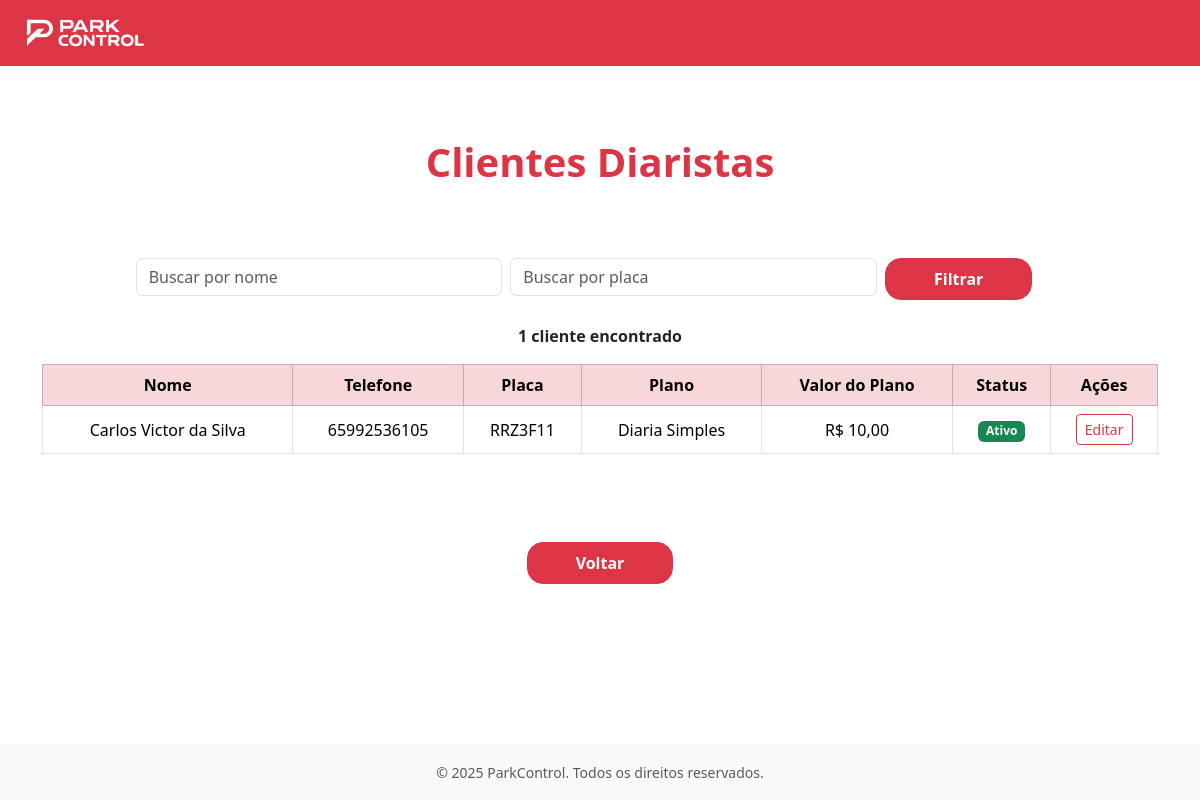
/diaristas/, run on an earlier commit of the app's database.
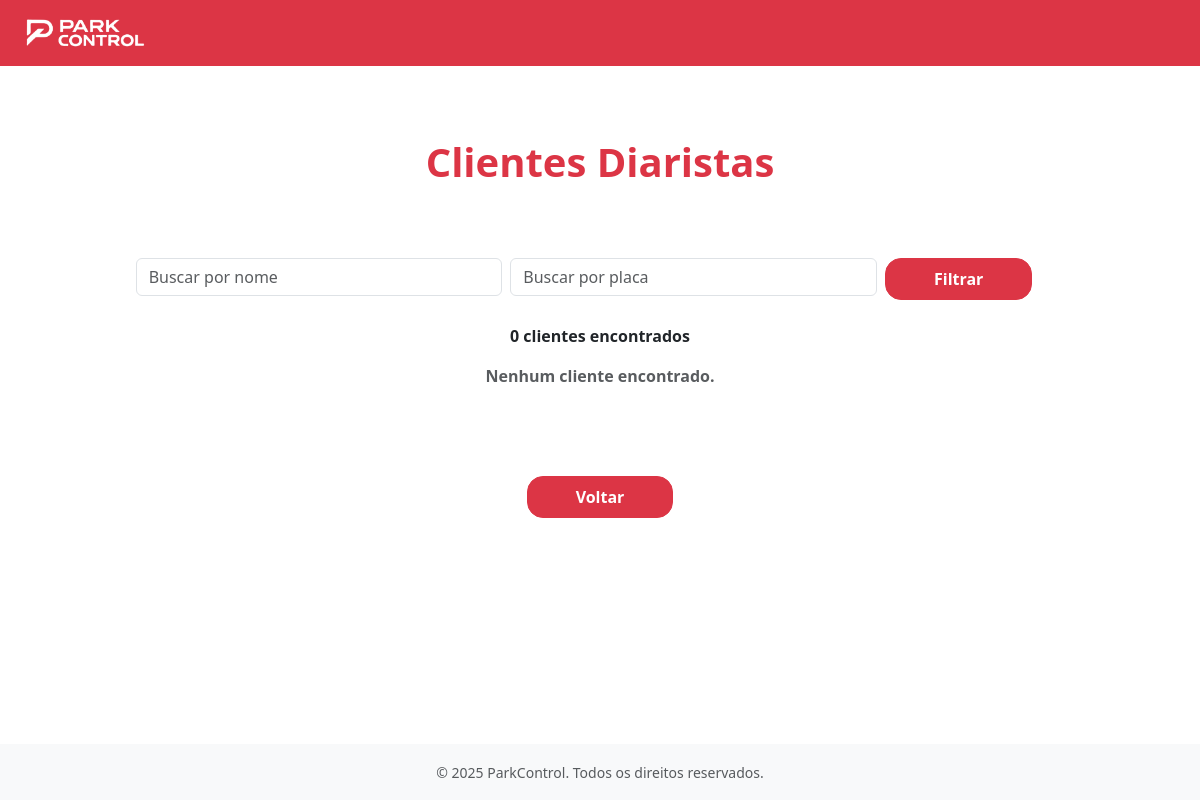
And on a later commit of the database.
### apps/clientes/models.py (models this page shows, shortened)
class Diarista(models.Model):
    nome = models.CharField(max_length=100)
    telefone = models.CharField(
        max_length=15,
        validators=[
            RegexValidator(
                r'^\(?\d{2}\)?[-.\s]?\d{4,5}[-.\s]?\d{4}$',
                'Telefone no formato inválido (ex: (65) 99999-9999)'
            )
        ]
    )
    plano = models.ForeignKey(
        Planos,
        on_delete=models.SET_NULL,
        null=True,
        blank=True,
        limit_choices_to={'tipo_plano': 'Diarista'},
        related_name="diaristas"
    )
    placa = models.CharField(
        max_length=10,
        unique=True,
        validators=[
            RegexValidator(
                r'^[A-Z]{3}[0-9][A-Z][0-9]{2}$',
                'Placa no formato inválido (ex: ABC1D23 - padrão Mercosul)'
            )
        ]
    )
    ativo = models.BooleanField(default=True)
    historico = HistoricalRecords()

### apps/planos/models.py (models this page shows, shortened)
class Planos(models.Model):
    TIPO_PLANO_CHOICES = [
        ('Mensalista', 'Mensalista'),
        ('Diarista', 'Diarista'),
    ]
    TIPO_MENSAL_CHOICES = [
        ('Mensal', 'Mensal'),
        ('Anual','Anual')
    ]
    STATUS_CHOICES = [
        ('Ativo', 'Ativo'),
        ('Inativo', 'Inativo'),
    ]
    nome = models.CharField( max_length=50, blank=False, null=False)
    validade = models.PositiveIntegerField(blank=False, null=False)
    descricao = models.TextField(blank=True)
    data_criacao = models.DateTimeField(auto_now_add=True)
    ultima_alteracao = models.DateTimeField(auto_now=True)
    tipo_plano = models.CharField(max_length=20, choices=TIPO_PLANO_CHOICES, blank=False, null=False)
    status = models.CharField(max_length=20, choices=STATUS_CHOICES, blank=True, null=True,default='Ativo')
    valor_diaria = models.DecimalField(max_digits=10, decimal_places=2, blank=True, null=True)
    valor = models.DecimalField(max_digits=10, decimal_places=2, blank=True, null=True)
    tipo_mensal  = models.CharField(max_length=20, choices=TIPO_MENSAL_CHOICES, blank=True, null=True)
    historico = HistoricalRecords()  # Adiciona histórico de alterações

### apps/clientes/views.py (the view)
# urls.py: path('diaristas/', views.cliente_diarista_view, name='cliente_diarista'),
def cliente_diarista_view(request):
    diaristas = Diarista.objects.all()
    query_nome = request.GET.get('nome', '')
    query_placa = request.GET.get('placa', '')
    if query_nome:
        diaristas = diaristas.filter(nome__icontains=query_nome)
    if query_placa:
        diaristas = diaristas.filter(placa__icontains=query_placa)
    logger.info(f"Visualização lista diaristas - filtros: nome='{query_nome}', placa='{query_placa}'")
    return render(request, 'clientes/cliente_diarista.html', {'diaristas': diaristas, 'query_nome': query_nome, 'query_placa': query_placa})

### apps/clientes/templates/clientes/cliente_diarista.html (shortened to what this page needs)
{% extends "base.html" %}
{% load static %}
{% block content %}
<main class="flex-grow-1 d-flex flex-column justify-content-center align-items-center py-5">
    <h1 class="text-danger fw-bold mb-5">Clientes Diaristas</h1>
    <div class="container mt-4">
        <form method="GET" class="row g-2 mb-4 justify-content-center">
            <div class="col-md-4">
                <input type="text" name="nome" class="form-control" placeholder="Buscar por nome" value="{{ request.GET.nome }}">
            </div>
            <div class="col-md-4">
                <input type="text" name="placa" class="form-control" placeholder="Buscar por placa" value="{{ request.GET.placa }}">
            </div>
            <div class="col-md-2">
                <button type="submit" class="btn btn-danger px-5 py-2 rounded-4 fw-bold">Filtrar</button>
            </div>
        </form>
        <p class="text-center fw-bold">
            {{ diaristas|length }} cliente{{ diaristas|length|pluralize }} encontrado{{ diaristas|length|pluralize }}
        </p>
        <div class="table-responsive">
            {% if diaristas %}
            <table class="table table-bordered text-center align-middle">
                <thead class="table-danger">
                    <tr>
                        <th>Nome</th>
                        <th>Telefone</th>
                        <th>Placa</th>
                        <th>Plano</th>
                        <th>Valor do Plano</th>
                        <th>Status</th>
                        <th>Ações</th>
                    </tr>
                </thead>
                <tbody>
                    {% for cliente in diaristas %}
                    <tr>
                        <td>{{ cliente.nome }}</td>
                        <td>{{ cliente.telefone }}</td>
                        <td>{{ cliente.placa }}</td>
                        <td>{{ cliente.plano.nome }}</td>
                        <td>R$ {{ cliente.plano.valor|floatformat:2 }}</td>
                        <td>
                            {% if cliente.ativo %}
                                <span class="badge bg-success">Ativo</span>
                            {% else %}
                                <span class="badge bg-secondary">Inativo</span>
                            {% endif %}
                        </td>
                        <td>
                            <a href="{% url 'clientes:editar_diarista' pk=cliente.pk %}" class="btn btn-outline-danger btn-sm">Editar</a>
                        </td>
                    </tr>
                    {% empty %}
                    <tr>
                        <td colspan="5">Nenhum cliente encontrado.</td>
                    </tr>
                    {% endfor %}
                </tbody>
            </table>
            {% else %}
            <p class="text-center fw-bold text-muted">Nenhum cliente encontrado.</p>
            {% endif %}
        </div>
    </div>
</main>
<footer class="text-center mt-4">
    {% if user.is_authenticated and user.perfil_acesso == 'Administrador' %}
        <a href="{% url 'usuarios:gerencia_cliente' %}" class="btn btn-danger px-5 py-2 rounded-4 fw-bold">
            Voltar
        </a>
    {% else %}
        <a href="{% url 'frentistas:gerenciar_clientes' %}" class="btn btn-danger px-5 py-2 rounded-4 fw-bold">
            Voltar
        </a>
    {% endif %}
</footer>
{% endblock %}

What changed in the data, as far as the page shows it:
removed Diarista: nome "Carlos Victor da Silva", telefone "65992536105", placa "RRZ3F11", plano.nome "Diaria Simples", plano.valor "10,00", ativo "Ativo"
Also different on the page:
{{ diaristas|length }}: "1" → "0"
text no longer shown: "Nome Telefone Placa Plano Valor do Plano Status Ações"
text now shown: "Nenhum cliente encontrado."
